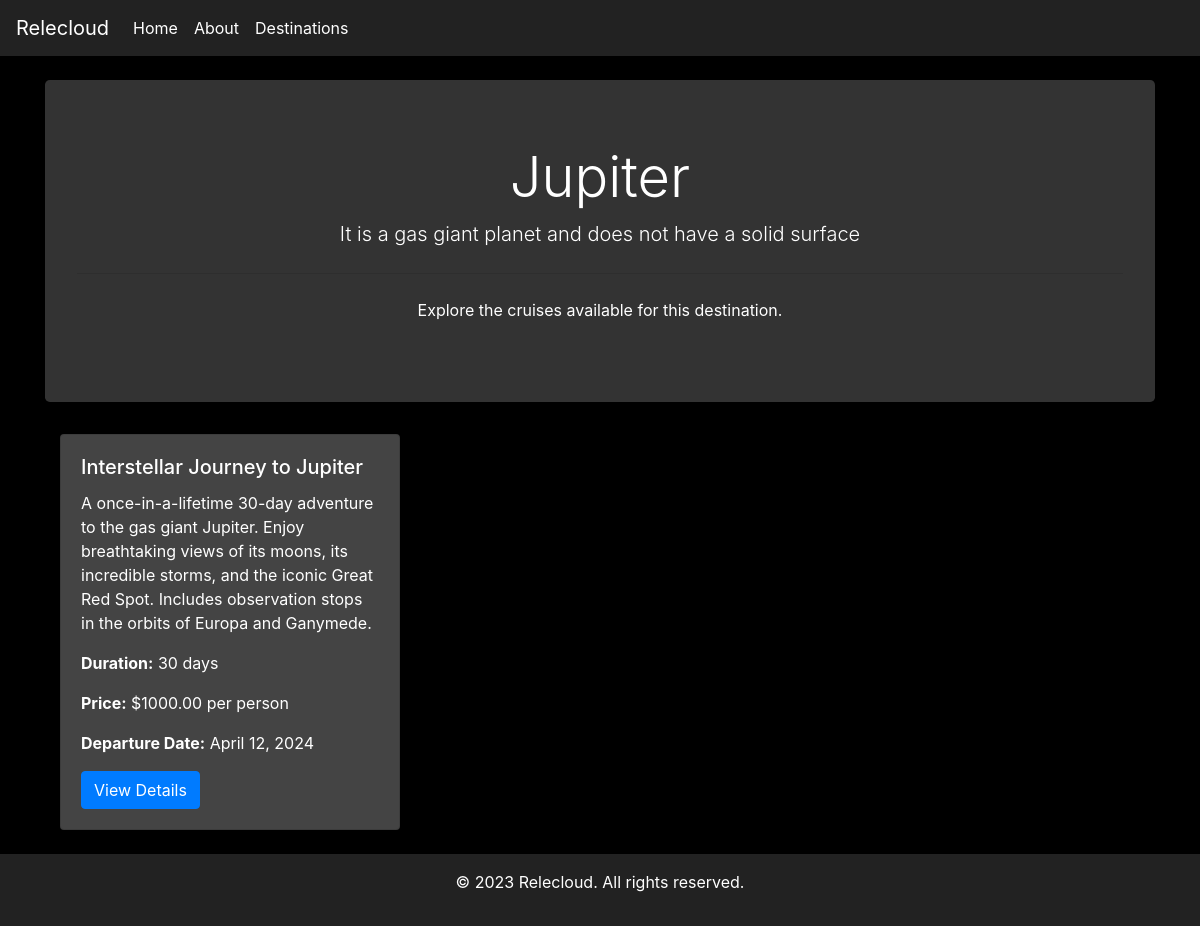
The page /destination/3/ on the database its author committed.
### relecloud/models.py (models this page shows, shortened)
class Destination(models.Model):
    name = models.CharField(
        max_length=100,
        null=False,
        unique=True,
        blank=False
    )
    description = models.TextField(
        max_length=2000,
        null=False,
        blank=False
    )

class Cruise(models.Model):
    name = models.CharField(
        max_length=100,
        blank=False
    )
    description = models.TextField(
        max_length=2000,
        blank=False
    )
    destination = models.ForeignKey(Destination, on_delete=models.CASCADE, null=True)
    duration = models.IntegerField(default=10, null=True)
    price = models.DecimalField(max_digits=10, decimal_places=2, default=1000.00,null=True)
    departure_date = models.DateField(
        blank=False,
        null=True,
        default = "2024-01-01"
    )

### relecloud/views.py (the view)
# urls.py: path('destination/<int:destination_id>/', destination_detail, name='destination_detail'),
def destination_detail(request, destination_id):
    destination = get_object_or_404(Destination, id=destination_id)
    cruises = Cruise.objects.filter(destination=destination)
    return render(request, 'destination_detail.html', {'destination': destination, 'cruises': cruises})

### relecloud/templates/destination_detail.html
{% extends 'base.html' %} {% block title %}ReleCloud - {{ destination.name }}{% endblock %} {% block content %}
<div class="jumbotron text-center">
    <h1 class="display-4">{{ destination.name }}</h1>
    <p class="lead">{{ destination.description }}</p>
    <hr class="my-4">
    <p>Explore the cruises available for this destination.</p>
</div>
<div class="container">
    <div class="row">
        {% for cruise in cruises %}
        <div class="col-md-4">
            <div class="card mb-4">
                <div class="card-body">
                    <h5 class="card-title">{{ cruise.name }}</h5>
                    <p class="card-text">{{ cruise.description }}</p>
                    <p><strong>Duration:</strong> {{ cruise.duration }} days</p>
                    <p><strong>Price:</strong> ${{ cruise.price }} per person</p>
                    <p><strong>Departure Date:</strong> {{ cruise.departure_date }}</p>
                    <a href="{% url 'cruise_detail' cruise.id %}" class="btn btn-primary">View Details</a>
                </div>
            </div>
        </div>
        {% endfor %}
    </div>
</div>
{% endblock %}

### relecloud/templates/base.html (style rules this page uses)
body { display: flex; flex-direction: column; min-height: 100vh; background-color: #000; color: #fff; }
.jumbotron { background-color: #333; color: #fff; }
.card { background-color: #444; color: #fff; }

### rows shown on the page
Destination: name "Jupiter", description "It is a gas giant planet and does not have a solid surface"
Cruise: name "Interstellar Journey to Jupiter", description "A once-in-a-lifetime 30-day adventure to the gas giant Jupiter. Enjoy breathtaking views of its moons, its incredible storms, and the iconic Great Red Spot. Includes observation stops in the orbits of Europa and Ganymede.", duration "30", price "1000.00", departure_date "April 12, 2024"
